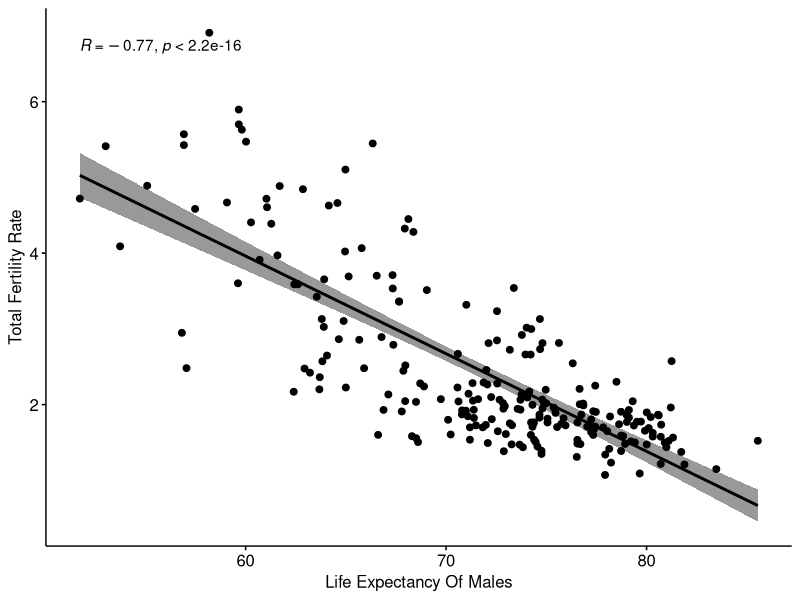
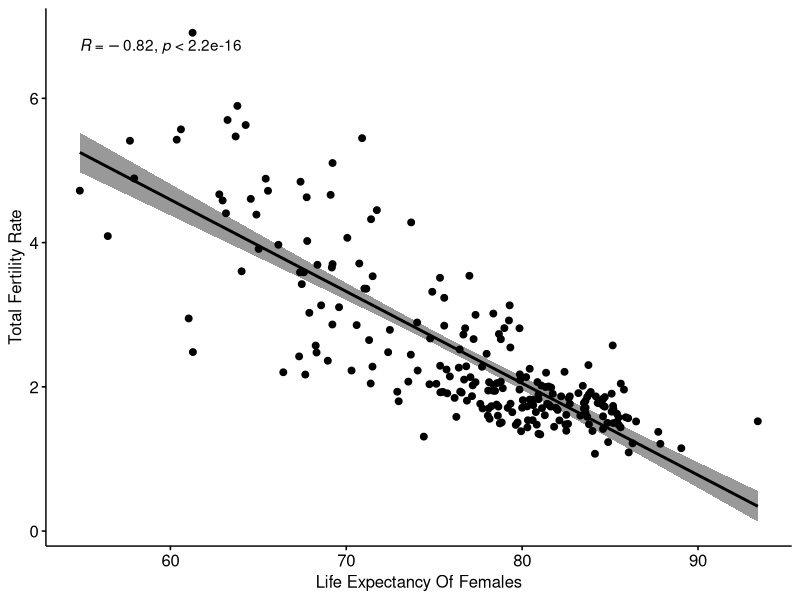
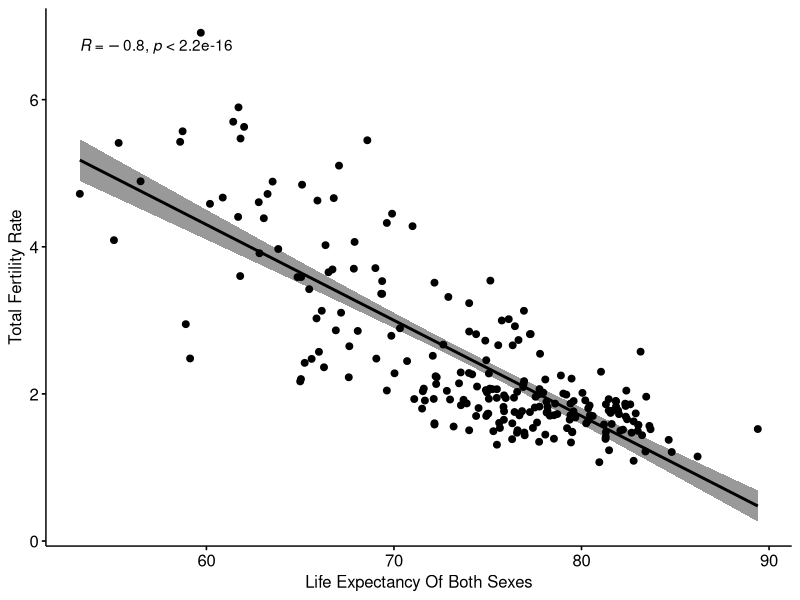

Write R code to recreate these figures, in order.
library(ggplot2)
library(ggpubr)


data <- read.csv('census_2021_2001.csv')
data_2021 <- data[data$year == '2021',]
data_2001 <- data[data$year == '2001',]



print(ggscatter(data_2021, x = "life.expectancy.males", y = "total.fertility.rate",
          add = "reg.line", conf.int = TRUE,
          cor.coef = TRUE, cor.method = "pearson",
          xlab = "Life Expectancy Of Males", ylab = "Total Fertility Rate"))

print(ggscatter(data_2021, x = "life.expectancy.females", y = "total.fertility.rate",
          add = "reg.line", conf.int = TRUE,
          cor.coef = TRUE, cor.method = "pearson",
          xlab = "Life Expectancy Of Females", ylab = "Total Fertility Rate"))

print(ggscatter(data_2021, x = "life.expectancy.both.sexes", y = "total.fertility.rate",
          add = "reg.line", conf.int = TRUE,
          cor.coef = TRUE, cor.method = "pearson",
          xlab = "Life Expectancy Of Both Sexes", ylab = "Total Fertility Rate"))



correlation_LFMale_And_Fertility <- cor.test(data_2021$life.expectancy.males, data_2021$total.fertility.rate,
                                             method = "pearson")
print(correlation_LFMale_And_Fertility)

correlation_LFFemale_And_Fertility <- cor.test(data_2021$life.expectancy.females, data_2021$total.fertility.rate,
                                               method = "pearson")
print(correlation_LFFemale_And_Fertility)

correlation_LFBothSexes_And_Fertility <- cor.test(data_2021$life.expectancy.both.sexes, data_2021$total.fertility.rate,
                                                  method = "pearson")
print(correlation_LFBothSexes_And_Fertility)

